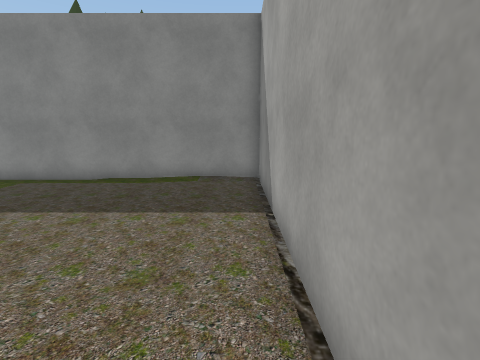
View 1 (above)

19 first-person views from a walk through a 3-D level made in the Unity game engine. The camera is 1.4 m above the floor, tilts 10° down and sees 85° across. The floor is counted in squares, 1 m on a side. Each view is taken from the middle of a square. On the plan, view 1 faces up. The plan holds only what a view shows up to about 13 squares ahead; the rest is blank. The place goes on beyond the plan. Some surface patterns are stand-ins.

View 2
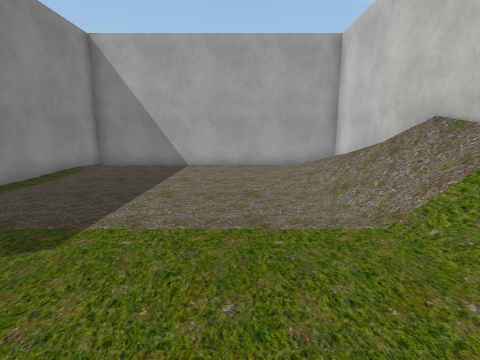

View 3
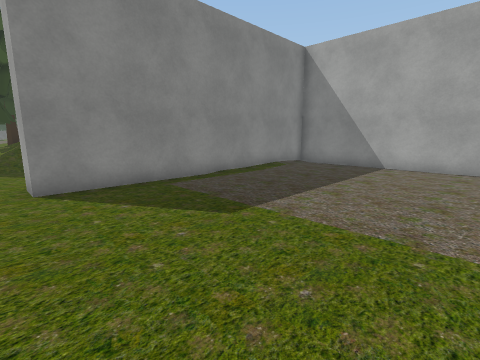

View 4
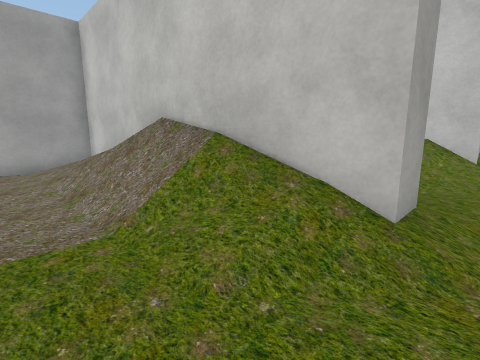

View 5
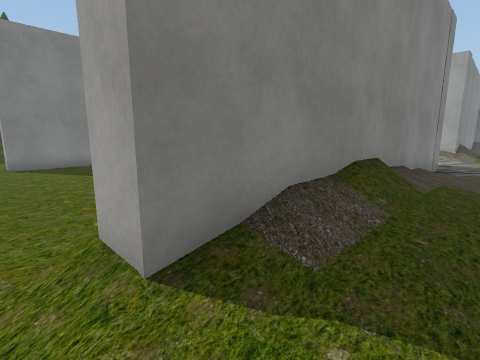

View 6
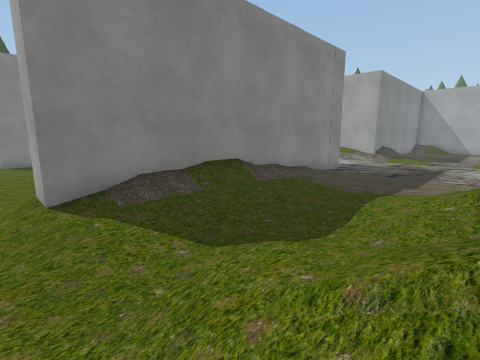

View 7
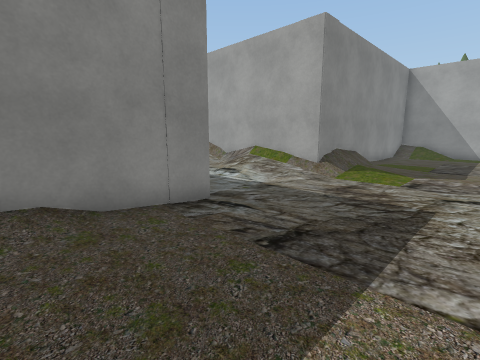

View 8
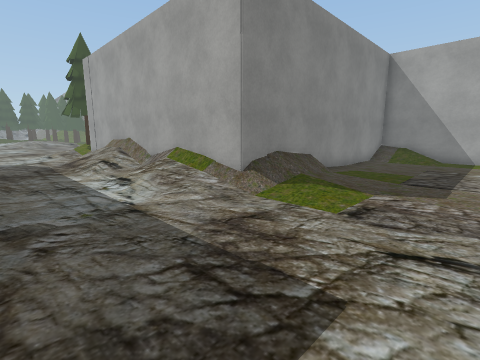

View 9
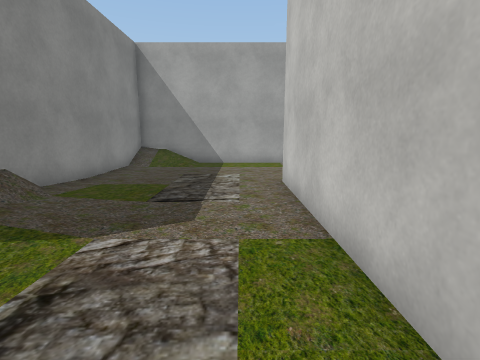

View 10
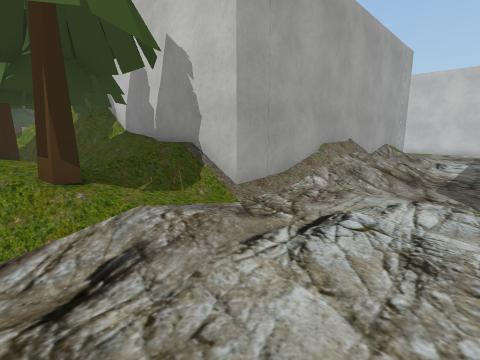

View 11
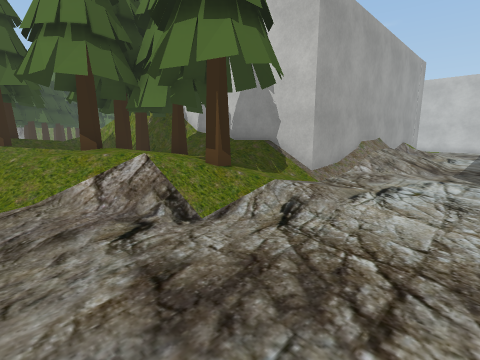

View 12
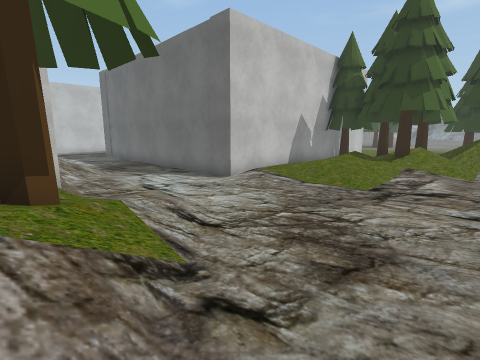

View 13
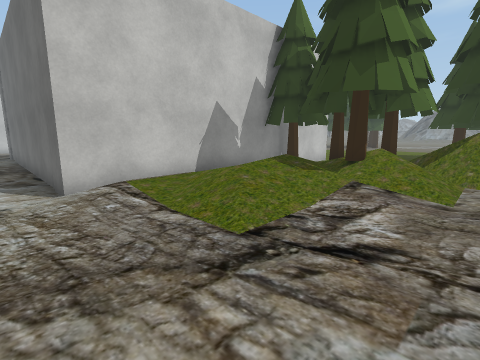

View 14
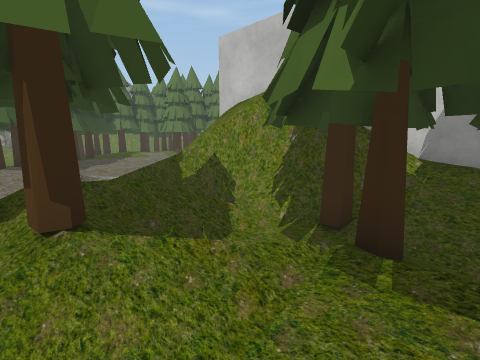

View 15
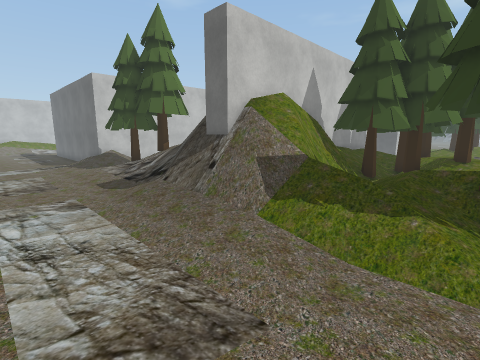

View 16
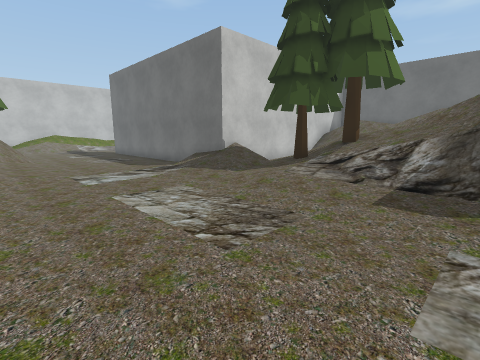

View 17
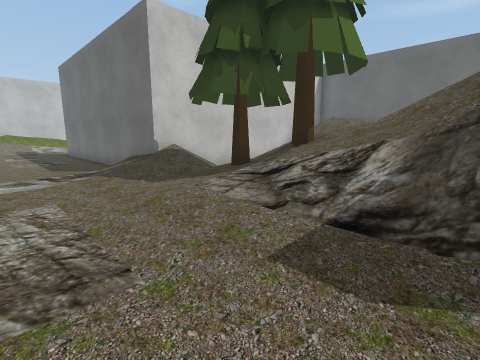

View 18
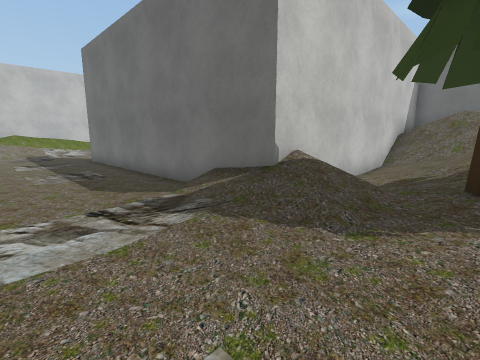

View 19
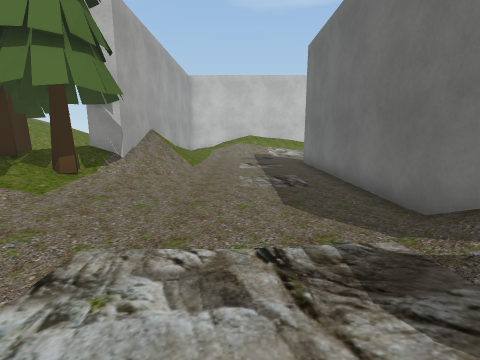

### Floor plan
Key: @ floor where view 1 was taken; # wall or solid block; . main floor; : floor 0.25 m higher than the main floor; + floor 0.5 m higher than the main floor; * floor 2 m higher than the main floor; % floor 2.25 m higher than the main floor; / step, stairs or slope; = window, fence, low wall or low ledge; v drop or lower ground; O other object.
Columns run from 11 left of view 1 to 26 right of it. Each row starts with its distance up from view 1.
 17  OO //.............//// //OO     :/
 16 OO O////.........../// ///OOO///.://OO
 15 O/ OOO///.........//OOOOO//O////../  O
 14  .  OOO/////.....///OOOO ://////..://
 13 ..   OO/////....//OOOO:O::/ /////.../
 12 ..  OOO   //....////O+OOO#=##////...
 11 ..   OO   /::...::///O#O###v//#=/...
 10 .#############..::#############=/...
  9 .#############..::#          ##=/...
  8 ............##..:/#          ==//...
  7 ............##..//#         /=///... .
  6 ............##..//##       //////....
  5 ............##..//##       /O////.....
  4 ............##..//##       O/////.....
  3 ............##..//##       OOOO+/.....
  2 ............##.../## */    /OO///.....
  1 ......//:::.##..//## %//////O+::......
  0 .//////////@##..//## ///////////:.....
 -1 /#############..//############///..../
 -2 /#############..::#############/...../
 -3 //////////:.......////......O##/....:/
 -4 .://////:........../........O##.....//
 -5 .............................##.....//
 -6 .///.///:....................##.....//
 -7 //////////...................##...../O
 -8 /##              #######.....##...../#
 -9                        ## ...##....//#
-10                               #....//#
-11                               #....//#
-12                               #....//#
-13                               #..../ #
-14                                 ..

Where each view was taken, in squares from view 1:
view 1: 0 up, 0 right, facing up
view 2: 3 up, 11 left, facing right
view 3: 2 up, 11 left, facing up-right
view 4: 2 up, 11 left, facing down-right
view 5: 4 down, 11 left, facing up-right
view 6: 8 down, 11 left, facing up-right
view 7: 7 down, 2 left, facing up-right
view 8: 7 down, 2 right, facing up-right
view 9: 7 down, 5 right, facing right
view 10: 14 up, 3 right, facing down-right
view 11: 17 up, 3 right, facing down-right
view 12: 17 up, 8 right, facing down-left
view 13: 17 up, 3 right, facing down-left
view 14: 17 up, 11 right, facing down-right
view 15: 16 up, 24 right, facing down-left
view 16: 7 up, 26 right, facing down-left
view 17: 7 up, 23 right, facing down-left
view 18: 2 up, 23 right, facing down-left
view 19: 0 up, 22 right, facing down
